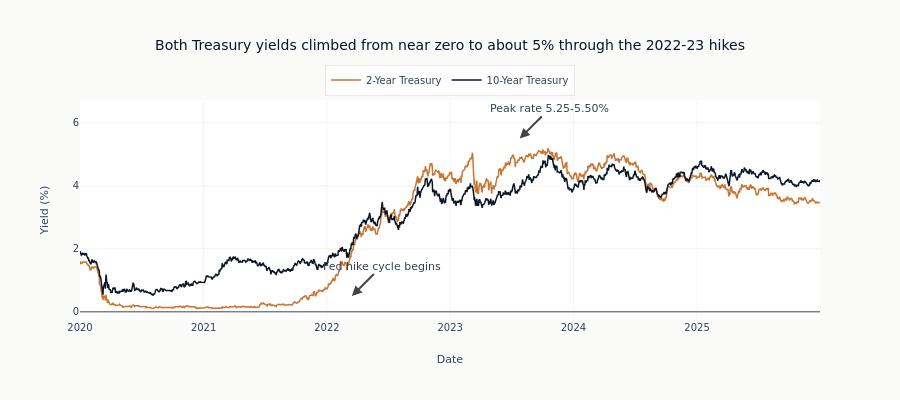

Notebook code for this chart:
### Code cell
# Build the whole chart in one cell. Splitting the traces and the layout across cells
# auto-displays a title-less, annotation-less intermediate before the finished figure
# (the last trace-adding statement returns the figure and renders it). 2Y in copper vs
# 10Y in blue stay distinguishable where the curve inverts and the lines cross.
fig = go.Figure()
fig.add_trace(
    go.Scatter(
        x=yields_pd[date_col],
        y=yields_pd["dgs2"],
        mode="lines",
        name="2-Year Treasury",
        line=dict(color=COLORS["copper"], width=1.5),
    )
)
fig.add_trace(
    go.Scatter(
        x=yields_pd[date_col],
        y=yields_pd["dgs10"],
        mode="lines",
        name="10-Year Treasury",
        line=dict(color=COLORS["blue"], width=1.5),
    )
)
for date, label, y_pos in [
    ("2022-03-16", "Fed hike cycle begins", 0.5),
    ("2023-07-26", "Peak rate 5.25-5.50%", 5.5),
]:
    fig.add_annotation(
        x=date, y=y_pos, text=label, showarrow=True, arrowhead=2, arrowsize=1, ax=30, ay=-30
    )
fig.update_layout(
    title="Both Treasury yields climbed from near zero to about 5% through the 2022-23 hikes",
    xaxis_title="Date",
    yaxis_title="Yield (%)",
    height=400,
    legend=dict(orientation="h", yanchor="bottom", y=1.02, xanchor="center", x=0.5),
)
fig.show()

print("\nKey insight: When 2Y > 10Y, the yield curve is 'inverted', which has")
print("historically preceded recessions by 6-18 months.")

### Figure 1 — Plotly figure (JSON) as saved in the notebook; plotly's stock layout.template omitted (floating-point values rounded to 4 significant figures; data arrays with more than 128 entries replaced by an {"elided": "..."} marker saying what was removed)
{"data": [{"line": {"color": "#C87533", "width": 1.5}, "mode": "lines", "name": "2-Year Treasury", "type": "scatter", "x": {"elided": "2192 str values"}, "y": {"elided": "2192 float values"}}, {"line": {"color": "#0a1628", "width": 1.5}, "mode": "lines", "name": "10-Year Treasury", "type": "scatter", "x": {"elided": "2192 str values"}, "y": {"elided": "2192 float values"}}], "layout": {"annotations": [{"arrowhead": 2, "arrowsize": 1, "ax": 30, "ay": -30, "showarrow": true, "text": "Fed hike cycle begins", "x": "2022-03-16", "y": 0.5}, {"arrowhead": 2, "arrowsize": 1, "ax": 30, "ay": -30, "showarrow": true, "text": "Peak rate 5.25-5.50%", "x": "2023-07-26", "y": 5.5}], "height": 400, "legend": {"orientation": "h", "x": 0.5, "xanchor": "center", "y": 1.02, "yanchor": "bottom"}, "title": {"text": "Both Treasury yields climbed from near zero to about 5% through the 2022-23 hikes"}, "xaxis": {"title": {"text": "Date"}}, "yaxis": {"title": {"text": "Yield (%)"}}}}
